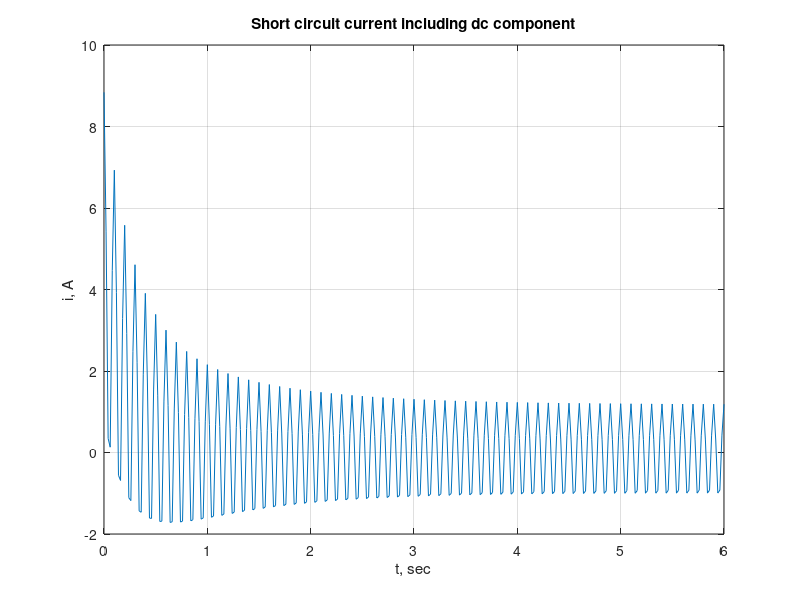

Source code (MATLAB):
Xd = 1.0; Xd1d = 0.25; Xd2d = 0.12; Xt = 0.2;
SB = 100; VL1 = 13.8; VL2 = 220;
IB1 = SB*1000/(sqrt(3)*VL1);
IB2 = VL1/VL2*IB1;
Id2d = 1.0/(Xd2d+Xt)
Id1d = 1.0/(Xd1d+Xt)
Id   = 1.0/(Xd+Xt)
Iasy = sqrt(3)*Id2d
t=0:.02:6;
it = sqrt(2)*( (Id2d-Id1d)*exp(-t/0.4) + (Id1d-Id)*exp(-t/1.1)+Id ).*sin(377*t+pi/2)+...
     sqrt(2)*Id2d*exp(-t/0.25);
plot(t, it), grid
xlabel('t, sec'), ylabel('i, A')
title('Short circuit current including dc component')
